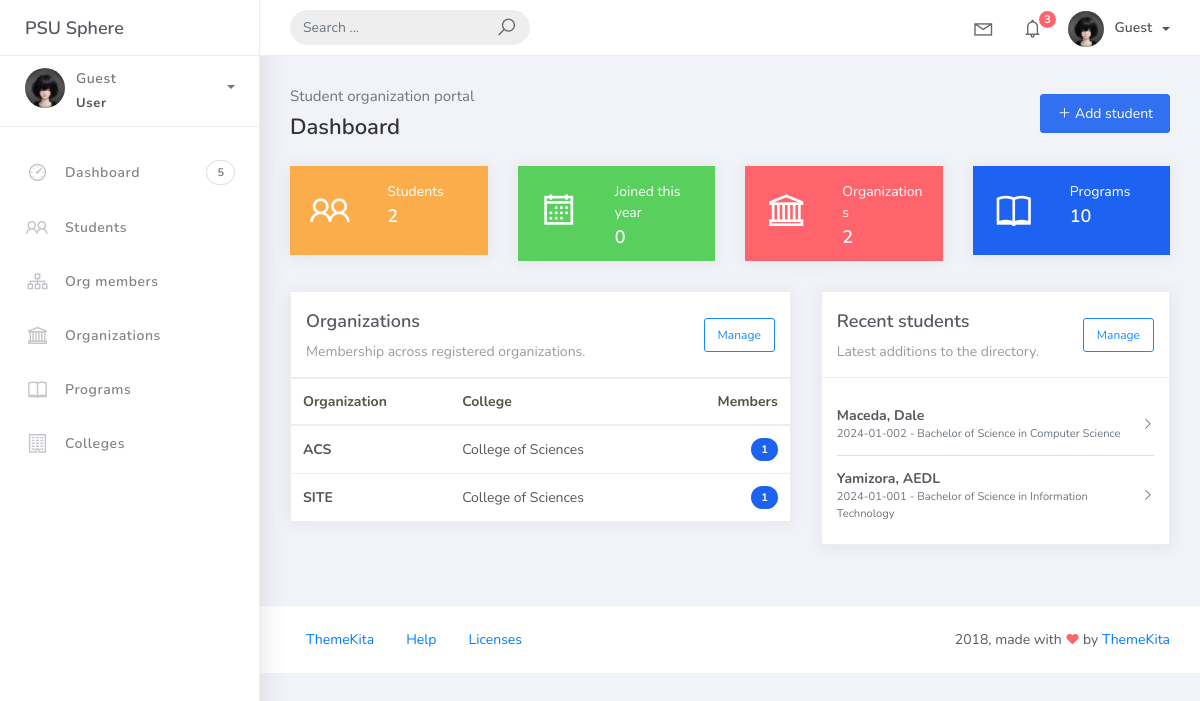
Page /index.html on the earlier database version.
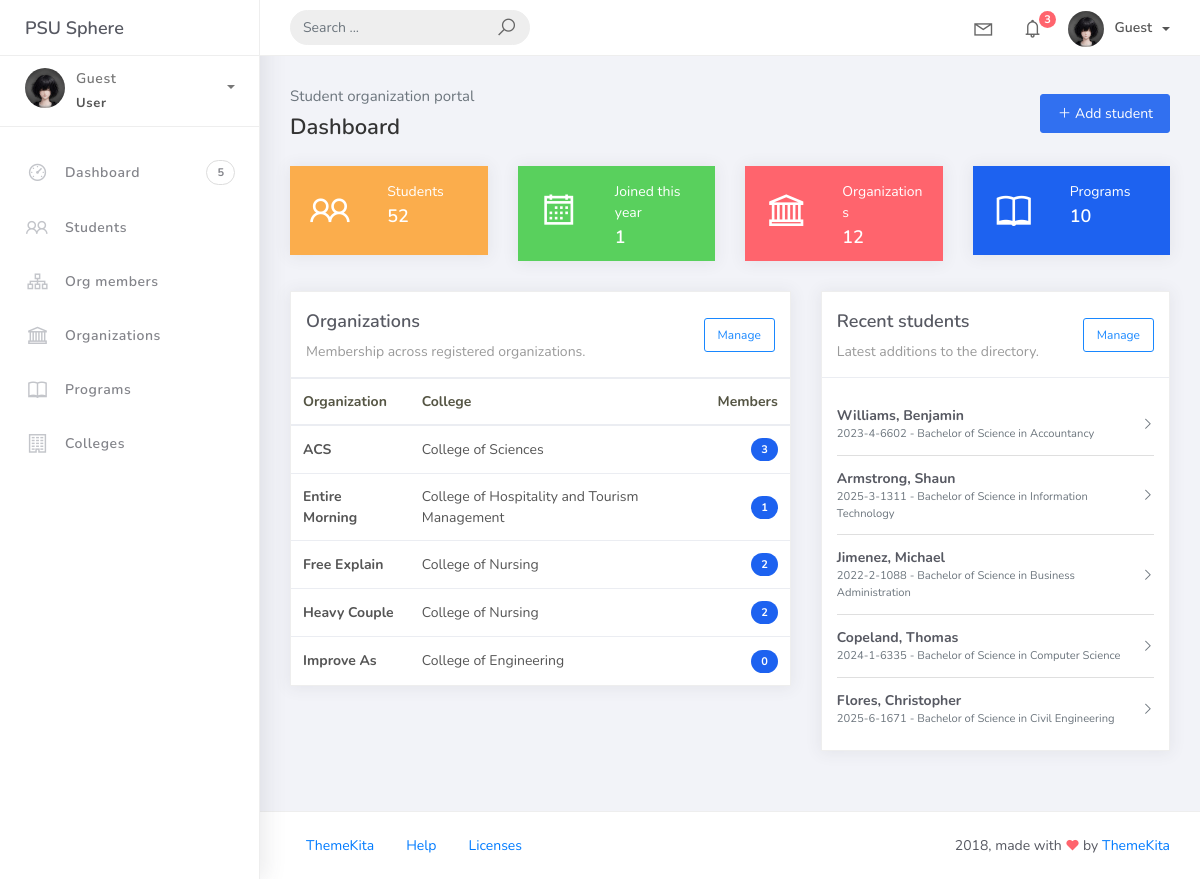
Same page on the later database version.
### studentorg/models.py (models this page shows, shortened)
class BaseModel(models.Model):
    created_at = models.DateTimeField(auto_now_add=True, db_index=True)
    updated_at = models.DateTimeField(auto_now=True)
    class Meta:
        abstract = True

class Organization(BaseModel):
    name = models.CharField(max_length=250)
    college = models.ForeignKey(College, null=True, blank=True, on_delete=models.CASCADE)
    description = models.CharField(max_length=500)

class College(BaseModel):
    college_name = models.CharField(max_length=150)
    def __str__(self):
        return self.college_name

class Student(BaseModel):
    student_id = models.CharField(max_length=15)
    lastname = models.CharField(max_length=25)
    firstname = models.CharField(max_length=25)
    middlename = models.CharField(max_length=25, blank=True, null=True)
    program = models.ForeignKey(Program, on_delete=models.CASCADE)

class Program(BaseModel):
    prog_name = models.CharField(max_length=150)
    college = models.ForeignKey(College, on_delete=models.CASCADE)
    def __str__(self):
        return self.prog_name

### studentorg/views.py (the view)
# urls.py: path('index.html', dashboard, name='index'),
def dashboard(request):
    current_year = timezone.localdate().year
    context = {
        "student_count": Student.objects.count(),
        "member_count": OrgMember.objects.count(),
        "joined_this_year": OrgMember.objects.filter(date_joined__year=current_year).count(),
        "organization_count": Organization.objects.count(),
        "program_count": Program.objects.count(),
        "college_count": College.objects.count(),
        "organizations": Organization.objects.annotate(member_count=Count("orgmember")).order_by("name")[:5],
        "recent_students": Student.objects.select_related("program").order_by("-created_at")[:5],
    }
    return render(request, "home.html", context)

### templates/home.html (shortened to what this page needs)
{% extends 'base.html' %}
{% block content %}
<div class="container-fluid">
    <div class="d-flex align-items-center justify-content-between mb-4">
        <div><p class="text-muted mb-1">Student organization portal</p><h4 class="page-title mb-0">Dashboard</h4></div>
        <a href="{% url 'student-list' %}" class="btn btn-primary"><i class="la la-plus"></i> Add student</a>
    </div>
    <div class="row">
        <div class="col-md-3"><div class="card card-stats card-warning"><div class="card-body"><div class="row"><div class="col-5"><div class="icon-big text-center"><i class="la la-users"></i></div></div><div class="col-7"><div class="numbers"><p class="card-category">Students</p><h4 class="card-title">{{ student_count }}</h4></div></div></div></div></div></div>
        <div class="col-md-3"><div class="card card-stats card-success"><div class="card-body"><div class="row"><div class="col-5"><div class="icon-big text-center"><i class="la la-calendar"></i></div></div><div class="col-7"><div class="numbers"><p class="card-category">Joined this year</p><h4 class="card-title">{{ joined_this_year }}</h4></div></div></div></div></div></div>
        <div class="col-md-3"><div class="card card-stats card-danger"><div class="card-body"><div class="row"><div class="col-5"><div class="icon-big text-center"><i class="la la-institution"></i></div></div><div class="col-7"><div class="numbers"><p class="card-category">Organizations</p><h4 class="card-title">{{ organization_count }}</h4></div></div></div></div></div></div>
        <div class="col-md-3"><div class="card card-stats card-primary"><div class="card-body"><div class="row"><div class="col-5"><div class="icon-big text-center"><i class="la la-book"></i></div></div><div class="col-7"><div class="numbers"><p class="card-category">Programs</p><h4 class="card-title">{{ program_count }}</h4></div></div></div></div></div></div>
    </div>
    <div class="row">
        <div class="col-lg-7"><div class="card"><div class="card-header d-flex justify-content-between align-items-center"><div><div class="card-title mb-1">Organizations</div><div class="card-category">Membership across registered organizations.</div></div><a href="{% url 'organization-list' %}" class="btn btn-sm btn-outline-primary">Manage</a></div><div class="card-body p-0"><div class="table-responsive"><table class="table table-hover mb-0"><thead><tr><th>Organization</th><th>College</th><th class="text-right">Members</th></tr></thead><tbody>{% for organization in organizations %}<tr><td><strong>{{ organization.name }}</strong></td><td>{{ organization.college|default:"Not assigned" }}</td><td class="text-right"><span class="badge badge-primary">{{ organization.member_count }}</span></td></tr>{% empty %}<tr><td colspan="3" class="text-center text-muted py-4">No organizations registered yet.</td></tr>{% endfor %}</tbody></table></div></div></div></div>
        <div class="col-lg-5"><div class="card"><div class="card-header d-flex justify-content-between align-items-center"><div><div class="card-title mb-1">Recent students</div><div class="card-category">Latest additions to the directory.</div></div><a href="{% url 'student-list' %}" class="btn btn-sm btn-outline-primary">Manage</a></div><div class="card-body"><div class="list-group list-group-flush">{% for student in recent_students %}<div class="list-group-item px-0 d-flex justify-content-between align-items-center"><div><strong>{{ student.lastname }}, {{ student.firstname }}</strong><small class="d-block text-muted">{{ student.student_id }} - {{ student.program }}</small></div><i class="la la-angle-right text-muted"></i></div>{% empty %}<p class="text-muted mb-0">No students registered yet.</p>{% endfor %}</div></div></div></div>
    </div>
</div>
{% endblock %}

### templates/base.html (shortened to what this page needs)
{% load static %}
<!DOCTYPE html>
<html>
<head>
	<link rel="stylesheet" href="{% static 'css/bootstrap.min.css' %}">
	<link rel="stylesheet" href="{% static 'css/ready.css' %}">
	<link rel="stylesheet" href="{% static 'css/demo.css' %}">
</head>
<body>
	<div class="wrapper">
		<div class="main-header">
			<div class="logo-header">
				<a href="{% url 'index' %}" class="logo">
					PSU Sphere
				</a>
			</div>
			<nav class="navbar navbar-header navbar-expand-lg">
				<div class="container-fluid">
					<form class="navbar-left navbar-form nav-search mr-md-3" method="get" action="{% if request.resolver_match.url_name == 'index' %}{% url 'student-list' %}{% else %}{{ request.path }}{% endif %}">
						<div class="input-group">
							<input type="search" name="q" value="{{ request.GET.q|default:'' }}" placeholder="Search ..." class="form-control" aria-label="Search records">
							<div class="input-group-append">
								<button type="submit" class="input-group-text border-0" aria-label="Submit search">
									<i class="la la-search search-icon"></i>
								</button>
							</div>
						</div>
					</form>
					<ul class="navbar-nav topbar-nav ml-md-auto align-items-center">
						<li class="nav-item dropdown hidden-caret">
							<a class="nav-link dropdown-toggle" href="#" id="navbarDropdown" role="button" data-toggle="dropdown" aria-haspopup="true" aria-expanded="false">
								<i class="la la-envelope"></i>
							</a>
						</li>
						<li class="nav-item dropdown hidden-caret">
							<a class="nav-link dropdown-toggle" href="#" id="navbarDropdown" role="button" data-toggle="dropdown" aria-haspopup="true" aria-expanded="false">
								<i class="la la-bell"></i>
								<span class="notification">3</span>
							</a>
						</li>
						<li class="nav-item dropdown">
							<a class="dropdown-toggle profile-pic" data-toggle="dropdown" href="#" aria-expanded="false"> <img src="{% static 'img/icon.png' %}" alt="user-img" width="36" class="img-circle"><span>{{ request.user.username|default:'Guest' }}</span></a>
							</li>
						</ul>
					</div>
				</nav>
			</div>
			<div class="sidebar">
				<div class="scrollbar-inner sidebar-wrapper">
					<div class="user">
						<div class="photo">
							<img src="{% static 'img/icon.png' %}">
						</div>
						<div class="info">
							<a class="" data-toggle="collapse" href="#collapseExample" aria-expanded="true">
								<span>
									{{ request.user.get_full_name|default:request.user.username|default:'Guest' }}
									<span class="user-level">{{ request.user.is_superuser|yesno:'Administrator,User' }}</span>
									<span class="caret"></span>
								</span>
							</a>
						</div>
					</div>
					<ul class="nav">
						<li class="nav-item">
							<a href="{% url 'index' %}">
								<i class="la la-dashboard"></i>
								<p>Dashboard</p>
								<span class="badge badge-count">5</span>
							</a>
						</li>
						<li class="nav-item"><a href="{% url 'student-list' %}"><i class="la la-users"></i><p>Students</p></a></li>
						<li class="nav-item"><a href="{% url 'member-list' %}"><i class="la la-sitemap"></i><p>Org members</p></a></li>
						<li class="nav-item"><a href="{% url 'organization-list' %}"><i class="la la-institution"></i><p>Organizations</p></a></li>
						<li class="nav-item"><a href="{% url 'program-list' %}"><i class="la la-book"></i><p>Programs</p></a></li>
						<li class="nav-item"><a href="{% url 'college-list' %}"><i class="la la-building"></i><p>Colleges</p></a></li>
					</ul>
				</div>
			</div>
			<div class="main-panel">
				<div class="content">
					{% block content %}
					{% endblock %}
				</div>
				<footer class="footer">
					<div class="container-fluid">
						<nav class="pull-left">
							<ul class="nav">
								<li class="nav-item">
									<a class="nav-link" href="http://www.themekita.com">
										ThemeKita
									</a>
								</li>
								<li class="nav-item">
									<a class="nav-link" href="#">
										Help
									</a>
								</li>
								<li class="nav-item">
									<a class="nav-link" href="https://themewagon.com/license/#free-item">
										Licenses
									</a>
								</li>
							</ul>
						</nav>
						<div class="copyright ml-auto">
							2018, made with <i class="la la-heart heart text-danger"></i> by <a href="http://www.themekita.com">ThemeKita</a>
						</div>
					</div>
				</footer>
			</div>
		</div>
</body>
</html>

Differences in the rows shown:
no longer on this page (row unchanged): Organization: name "SITE", college "College of Sciences", member_count "1"
no longer on this page (row unchanged): Student: lastname "Maceda", firstname "Dale", student_id "2024-01-002", program "Bachelor of Science in Computer Science"
no longer on this page (row unchanged): Student: lastname "Yamizora", firstname "AEDL", student_id "2024-01-001", program "Bachelor of Science in Information Technology"
computed for Organization "ACS": member_count "1" → "3"
added Organization: name "Entire Morning", college "College of Hospitality and Tourism Management", member_count "1"
added Organization: name "Free Explain", college "College of Nursing", member_count "2"
added Organization: name "Heavy Couple", college "College of Nursing", member_count "2"
added Organization: name "Improve As", college "College of Engineering", member_count "0"
added Student: lastname "Williams", firstname "Benjamin", student_id "2023-4-6602", program "Bachelor of Science in Accountancy"
added Student: lastname "Armstrong", firstname "Shaun", student_id "2025-3-1311", program "Bachelor of Science in Information Technology"
added Student: lastname "Jimenez", firstname "Michael", student_id "2022-2-1088", program "Bachelor of Science in Business Administration"
added Student: lastname "Copeland", firstname "Thomas", student_id "2024-1-6335", program "Bachelor of Science in Computer Science"
added Student: lastname "Flores", firstname "Christopher", student_id "2025-6-1671", program "Bachelor of Science in Civil Engineering"
Other differences:
{{ student_count }}: "2" → "52"
{{ joined_this_year }}: "0" → "1"
{{ organization_count }}: "2" → "12"
